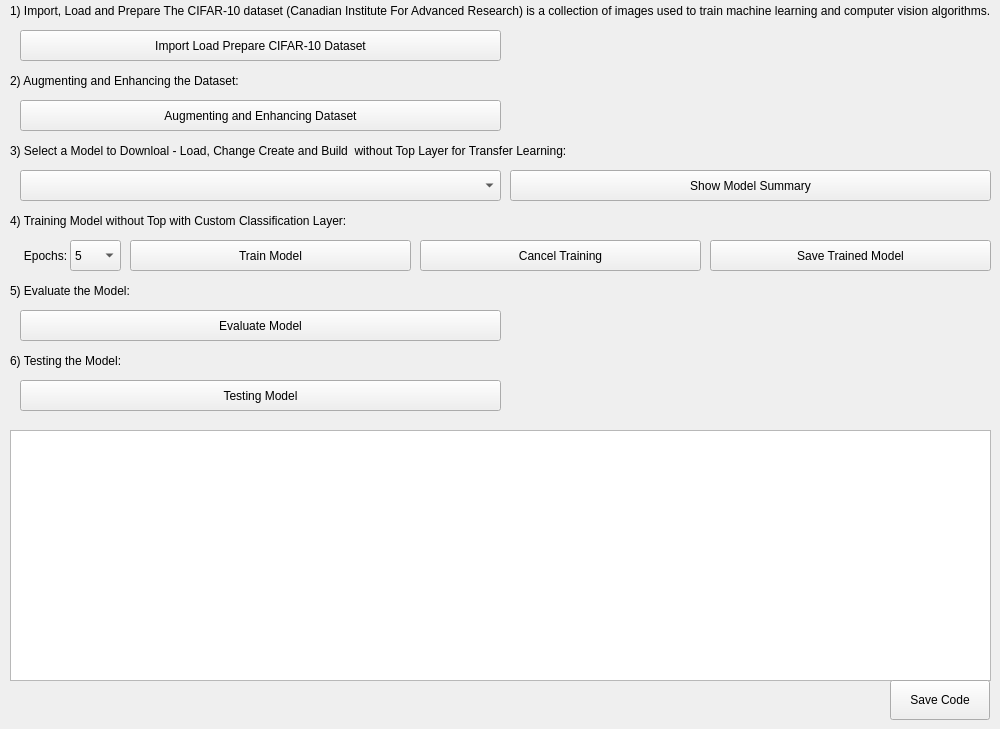
    <widget class="QWidget" name="page_TransferLearning">
     <widget class="QLabel" name="label_Step1TransferLearning">
      <property name="geometry">
       <rect>
        <x>10</x>
        <y>0</y>
        <width>981</width>
        <height>21</height>
       </rect>
      </property>
      <property name="text">
       <string>1) Import, Load and Prepare The CIFAR-10 dataset (Canadian Institute For Advanced Research) is a collection of images used to train machine learning and computer vision algorithms. </string>
      </property>
     </widget>
     <widget class="QPushButton" name="pushButton_LoadCIFER10_Step1TransferLearning">
      <property name="geometry">
       <rect>
        <x>20</x>
        <y>30</y>
        <width>481</width>
        <height>31</height>
       </rect>
      </property>
      <property name="text">
       <string>Import Load Prepare CIFAR-10 Dataset</string>
      </property>
     </widget>
     <widget class="QTextBrowser" name="textBrowser_TransferLearning">
      <property name="geometry">
       <rect>
        <x>10</x>
        <y>430</y>
        <width>981</width>
        <height>251</height>
       </rect>
      </property>
     </widget>
     <widget class="QPushButton" name="pushButton_SaveCode_TransferLearning">
      <property name="geometry">
       <rect>
        <x>890</x>
        <y>680</y>
        <width>100</width>
        <height>40</height>
       </rect>
      </property>
      <property name="text">
       <string>Save Code</string>
      </property>
     </widget>
     <widget class="QLabel" name="label_Step3TransferLearning">
      <property name="geometry">
       <rect>
        <x>10</x>
        <y>140</y>
        <width>981</width>
        <height>21</height>
       </rect>
      </property>
      <property name="text">
       <string>3) Select a Model to Downloal - Load, Change Create and Build  without Top Layer for Transfer Learning:</string>
      </property>
     </widget>
     <widget class="QComboBox" name="comboBox_SelectModel_Step3TransferLearning">
      <property name="geometry">
       <rect>
        <x>20</x>
        <y>170</y>
        <width>481</width>
        <height>31</height>
       </rect>
      </property>
      <item>
       <property name="text">
        <string/>
       </property>
      </item>
      <item>
       <property name="text">
        <string>VGGNet16</string>
       </property>
      </item>
      <item>
       <property name="text">
        <string>VGGNet19</string>
       </property>
      </item>
      <item>
       <property name="text">
        <string>ResNet50</string>
       </property>
      </item>
      <item>
       <property name="text">
        <string>Xception</string>
       </property>
      </item>
     </widget>
     <widget class="QLabel" name="label_Step2TransferLearning">
      <property name="geometry">
       <rect>
        <x>10</x>
        <y>70</y>
        <width>981</width>
        <height>21</height>
       </rect>
      </property>
      <property name="text">
       <string>2) Augmenting and Enhancing the Dataset:</string>
      </property>
     </widget>
     <widget class="QPushButton" name="pushButton_EnhancingDataset_Step2TransferLearning">
      <property name="geometry">
       <rect>
        <x>20</x>
        <y>100</y>
        <width>481</width>
        <height>31</height>
       </rect>
      </property>
      <property name="text">
       <string>Augmenting and Enhancing Dataset</string>
      </property>
     </widget>
     <widget class="QPushButton" name="pushButton_TrainingModel_Step4TransferLearning">
      <property name="geometry">
       <rect>
        <x>130</x>
        <y>240</y>
        <width>281</width>
        <height>31</height>
       </rect>
      </property>
      <property name="text">
       <string>Train Model</string>
      </property>
     </widget>
     <widget class="QLabel" name="label_Step4TransferLearning">
      <property name="geometry">
       <rect>
        <x>10</x>
        <y>210</y>
        <width>981</width>
        <height>21</height>
       </rect>
      </property>
      <property name="text">
       <string>4) Training Model without Top with Custom Classification Layer:</string>
      </property>
     </widget>
     <widget class="QLabel" name="label_Step5TransferLearning">
      <property name="geometry">
       <rect>
        <x>10</x>
        <y>280</y>
        <width>981</width>
        <height>21</height>
       </rect>
      </property>
      <property name="text">
       <string>5) Evaluate the Model:</string>
      </property>
     </widget>
     <widget class="QPushButton" name="pushButton_EvaluateModel_Step5TransferLearning">
      <property name="geometry">
       <rect>
        <x>20</x>
        <y>310</y>
        <width>481</width>
        <height>31</height>
       </rect>
      </property>
      <property name="text">
       <string>Evaluate Model</string>
      </property>
     </widget>
     <widget class="QLabel" name="label_Step6TransferLearning">
      <property name="geometry">
       <rect>
        <x>10</x>
        <y>350</y>
        <width>981</width>
        <height>21</height>
       </rect>
      </property>
      <property name="text">
       <string>6) Testing the Model:</string>
      </property>
     </widget>
     <widget class="QPushButton" name="pushButton_TestingModel_Step6TransferLearning">
      <property name="geometry">
       <rect>
        <x>20</x>
        <y>380</y>
        <width>481</width>
        <height>31</height>
       </rect>
      </property>
      <property name="text">
       <string>Testing Model</string>
      </property>
     </widget>
     <widget class="QPushButton" name="pushButton_CancelTraining_Step4TransferLearning">
      <property name="geometry">
       <rect>
        <x>420</x>
        <y>240</y>
        <width>281</width>
        <height>31</height>
       </rect>
      </property>
      <property name="text">
       <string>Cancel Training</string>
      </property>
     </widget>
     <widget class="QComboBox" name="comboBox_Epochs_Step4TransferLearning">
      <property name="geometry">
       <rect>
        <x>70</x>
        <y>240</y>
        <width>51</width>
        <height>31</height>
       </rect>
      </property>
      <item>
       <property name="text">
        <string>5</string>
       </property>
      </item>
      <item>
       <property name="text">
        <string>10</string>
       </property>
      </item>
      <item>
       <property name="text">
        <string>15</string>
       </property>
      </item>
      <item>
       <property name="text">
        <string>20</string>
       </property>
      </item>
      <item>
       <property name="text">
        <string>25</string>
       </property>
      </item>
      <item>
       <property name="text">
        <string>30</string>
       </property>
      </item>
      <item>
       <property name="text">
        <string>35</string>
       </property>
      </item>
      <item>
       <property name="text">
        <string>40</string>
       </property>
      </item>
      <item>
       <property name="text">
        <string>45</string>
       </property>
      </item>
      <item>
       <property name="text">
        <string>50</string>
       </property>
      </item>
     </widget>
     <widget class="QPushButton" name="pushButton_SaveTrainedModel_Step4TransferLearning">
      <property name="geometry">
       <rect>
        <x>710</x>
        <y>240</y>
        <width>281</width>
        <height>31</height>
       </rect>
      </property>
      <property name="text">
       <string>Save Trained Model</string>
      </property>
     </widget>
     <widget class="QLabel" name="label_Epochs_Step4TransferLearning">
      <property name="geometry">
       <rect>
        <x>20</x>
        <y>240</y>
        <width>51</width>
        <height>31</height>
       </rect>
      </property>
      <property name="text">
       <string>Epochs:</string>
      </property>
      <property name="alignment">
       <set>Qt::AlignmentFlag::AlignCenter</set>
      </property>
     </widget>
     <widget class="QPushButton" name="pushButton_ShowSummary_Step3TransferLearning">
      <property name="geometry">
       <rect>
        <x>510</x>
        <y>170</y>
        <width>481</width>
        <height>31</height>
       </rect>
      </property>
      <property name="text">
       <string>Show Model Summary</string>
      </property>
     </widget>
    </widget>
